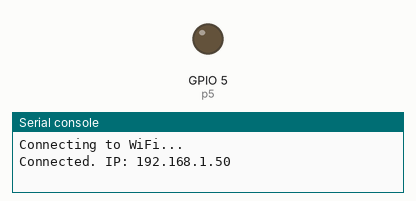
The program below on a simulated ESP32 board running MicroPython. On the bench: output pins drawn as LEDs (lit = HIGH), the last lines printed to the serial console. WiFi joins after 1.5 s; web requests get an empty 200 reply after 0.4 s; the clock reads 2024-03-15 10:24:30 at power-on unless the program sets it.

Above: at 2.05 s.
At 12.1 s:
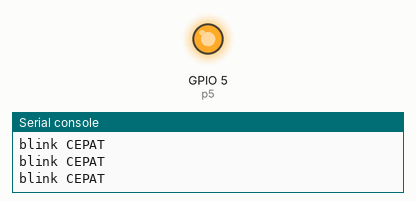
Timing chart, 0 to 15.0 s (numbered marks = the images above):
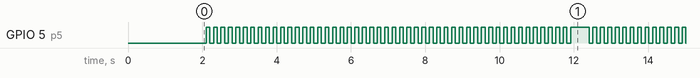

Measured:
- by itself, GPIO 5 (p5): repeats every 10.0 s: HIGH 0.50 s, 47 × (LOW 0.10 s, HIGH 0.10 s), LOW 0.10 s

The program:

main.py
```python
# import urequests
# import machine
# import time
#
# from local_version import version as local_version
#
# def get_remote_version():
#     try:
#         r = urequests.get("http://raw.githubusercontent.com/saptowahyusudrajat/ESP32_OTA/main/version.json")
#         remote_version = r.json().get("version")
#         r.close()
#         return remote_version
#     except Exception as e:
#         print("Error getting remote version:", e)
#         return None
#
# def download_and_update():
#     try:
#         r = urequests.get("http://raw.githubusercontent.com/saptowahyusudrajat/ESP32_OTA/main/test_ota.py")
#         with open("test_ota.py", "w") as f:
#             f.write(r.text)
#         r.close()
#
#         with open("local_version.py", "w") as f:
#             f.write(f"version = {get_remote_version()}\n")
#
#         print("Updated successfully. Rebooting...")
#         time.sleep(2)
#         machine.reset()
#     except Exception as e:
#         print("Failed to update:", e)
#
# def run():
#     remote_version = get_remote_version()
#     if remote_version and remote_version > local_version:
#         print(f"New version {remote_version} available. Updating...")
#         download_and_update()
#     else:
#         print("Already up to date.")
#         try:
#             import test_ota
#         except Exception as e:
#             print("Failed to run test_ota.py:", e)
#
# run()
#
import urequests
import machine
import time
import gc
from local_version import version as local_version
import test_ota

def get_remote_version():
    try:
        r = urequests.get("http://raw.githubusercontent.com/saptowahyusudrajat/ESP32_OTA/main/version.json")
        remote_version = r.json().get("version")
        r.close()
        return remote_version
    except Exception as e:
        print("Error getting remote version:", e)
        return None

def download_and_update():
    try:
        r = urequests.get("http://raw.githubusercontent.com/saptowahyusudrajat/ESP32_OTA/main/test_ota.py")
        with open("test_ota.py", "w") as f:
            f.write(r.text)
        r.close()

        with open("local_version.py", "w") as f:
            f.write(f"version = {get_remote_version()}\n")

        print("Update applied. Rebooting...")
        time.sleep(2)
        machine.reset()
    except Exception as e:
        print("Failed to update:", e)

def check_and_run_ota():
    remote_version = get_remote_version()
    if remote_version and remote_version > local_version:
        print(f"New version {remote_version} found.")
        download_and_update()
    else:
        print("No new update.")

# Main loop: Run user logic and check OTA every 1 hour
last_ota_check = time.time()
while True:
    test_ota.loop()          # run the user loop once
    gc.collect()             # cleanup memory
    # Check every hour (or change to shorter time)

    now = time.time()
    if now - last_ota_check >= 10:
        check_and_run_ota()
        last_ota_check = now
```

local_version.py
```python
version = 15
```

test_ota.py
```python
from machine import Pin
from time import sleep
p5 = Pin(5, Pin.OUT)

def loop():
  p5.value(0)
  sleep(0.1)
  p5.value(1)
  sleep(0.1)
  print("blink CEPAT")
```

boot.py
```python
import network
import time

SSID = "InixindoZone-Selasar 3"
PASSWORD = "inix2023surabaya"

def connect_wifi():
    wlan = network.WLAN(network.STA_IF)
    wlan.active(True)
    if not wlan.isconnected():
        print("Connecting to WiFi...")
        wlan.connect(SSID, PASSWORD)
        timeout = 15
        while not wlan.isconnected() and timeout > 0:
            time.sleep(1)
            timeout -= 1
    if wlan.isconnected():
        print("Connected. IP:", wlan.ifconfig()[0])
    else:
        print("WiFi connection failed.")

connect_wifi()
```
